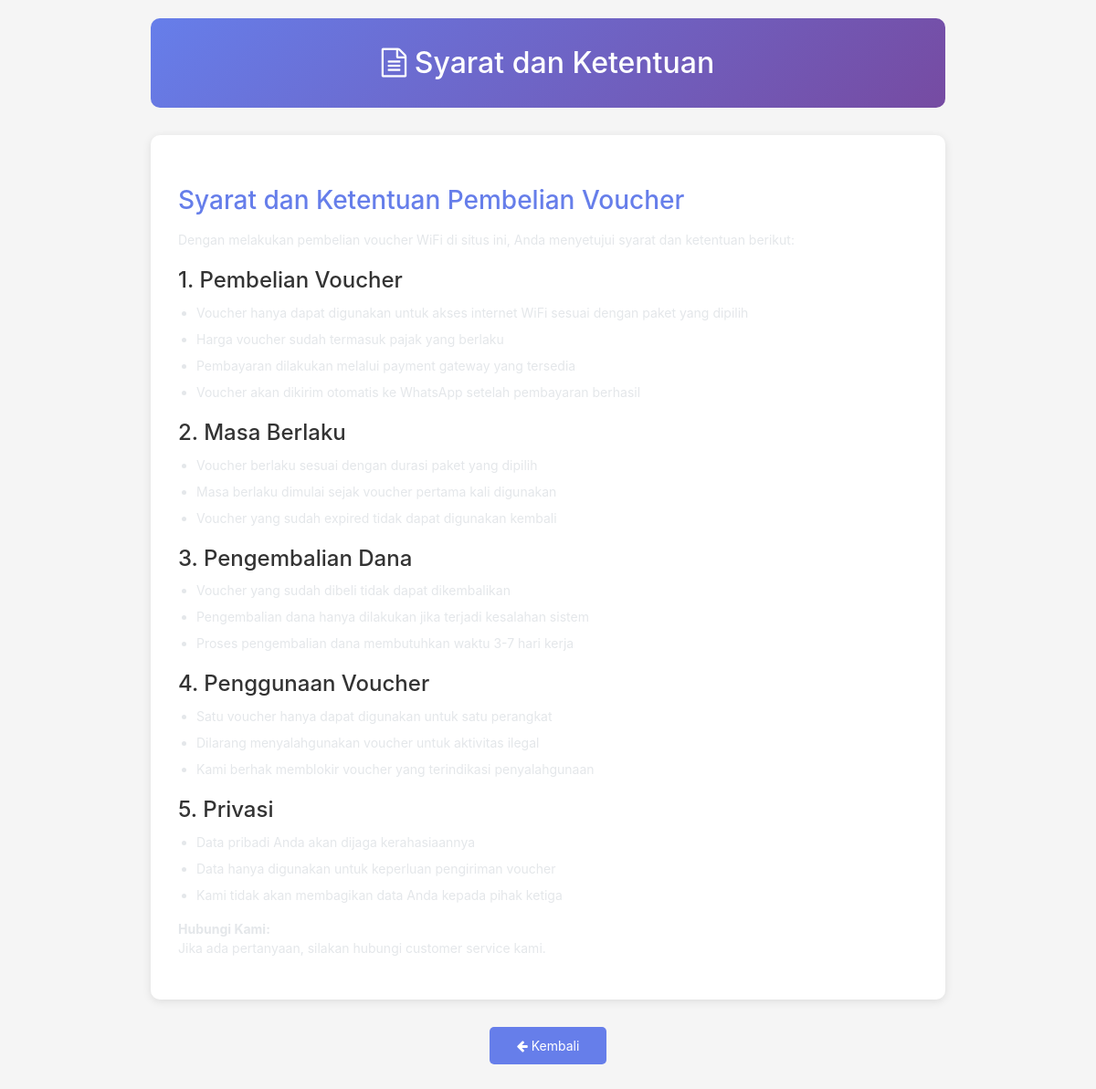
The page /public/tos.php on the database its author committed.
### tables this page shows
CREATE TABLE IF NOT EXISTS site_pages (
    id INT AUTO_INCREMENT PRIMARY KEY,
    page_slug VARCHAR(50) UNIQUE NOT NULL,  
    page_title VARCHAR(200) NOT NULL,
    page_content TEXT NOT NULL,
    is_active TINYINT(1) DEFAULT 1,
    created_at TIMESTAMP DEFAULT CURRENT_TIMESTAMP,
    updated_at TIMESTAMP DEFAULT CURRENT_TIMESTAMP ON UPDATE CURRENT_TIMESTAMP
);

### include/theme.php (called while the page is built)
<?php $theme="dark"; $themecolor="#3a4149";?>

### public/tos.php (the view, shortened to what this page needs)
<?php
$theme = 'default';
if (file_exists('../include/theme.php')) {
    include_once('../include/theme.php');
}
try {
    $conn = getDBConnection();
    $stmt = $conn->prepare("SELECT * FROM site_pages WHERE page_slug = 'tos' AND is_active = 1");
    $stmt->execute();
    $page = $stmt->fetch(PDO::FETCH_ASSOC);
} catch (Exception $e) {
    $page = [
        'page_title' => 'Syarat dan Ketentuan',
        'page_content' => '<p>Error loading page.</p>'
    ];
}
?>
<!DOCTYPE html>
<html lang="id">
<head>
    <link rel="stylesheet" type="text/css" href="../css/font-awesome/css/font-awesome.min.css" />
    <link rel="stylesheet" href="https://maxcdn.bootstrapcdn.com/bootstrap/4.5.2/css/bootstrap.min.css">
    <link rel="stylesheet" href="../css/mikhmon-ui.<?= $theme; ?>.min.css">
</head>
<body>
    <div class="container">
        <div class="page-header">
            <h1><i class="fa fa-file-text-o"></i> <?= htmlspecialchars($page['page_title']); ?></h1>
        </div>
        <div class="content-box">
            <?= $page['page_content']; ?>
        </div>
        <div class="back-link">
            <a href="javascript:history.back()">
                <i class="fa fa-arrow-left"></i> Kembali
            </a>
        </div>
    </div>
</body>
</html>

### public/tos.php (style rules this page uses)
body { background: #f5f5f5; padding: 20px 0; }
.container { max-width: 900px; }
.page-header { background: linear-gradient(135deg, #667eea 0%, #764ba2 100%); color: white; padding: 30px; border-radius: 10px; margin-bottom: 30px; text-align: center; }
.page-header h1 { margin: 0; font-size: 2rem; }
.content-box { background: white; padding: 30px; border-radius: 10px; box-shadow: 0 2px 10px rgba(0,0,0,0.1); margin-bottom: 30px; }
.content-box h3 { color: #667eea; margin-top: 25px; margin-bottom: 15px; }
.content-box h4 { color: #333; margin-top: 20px; margin-bottom: 10px; }
.content-box ul { padding-left: 20px; }
.content-box li { margin-bottom: 8px; }
.back-link { text-align: center; margin: 20px 0; }
.back-link a { color: white; background: #667eea; padding: 10px 30px; border-radius: 5px; text-decoration: none; display: inline-block; }

### rows shown on the page
site_pages: page_title "Syarat dan Ketentuan", page_content "Syarat dan Ketentuan Pembelian Voucher Dengan melakukan pembelian voucher WiFi di situs ini, Anda menyetujui syarat dan ketentuan berikut: 1. Pembelian Voucher Voucher hanya dapat digunakan untuk akses internet WiFi sesuai dengan paket yang dipilih Harga voucher sudah termasuk pajak yang berlaku Pembayaran dilakukan melalui payment gateway yang tersedia Voucher akan dikirim otomatis ke WhatsApp setelah pembayaran berhasil 2. Masa Berlaku Voucher berlaku sesuai dengan durasi paket yang dipilih Masa berlaku dimulai sejak voucher pertama kali digunakan Voucher yang sudah expired tidak dapat digunakan kembali 3. Pengembalian Dana Voucher yang sudah dibeli tidak dapat dikembalikan Pengembalian…"
